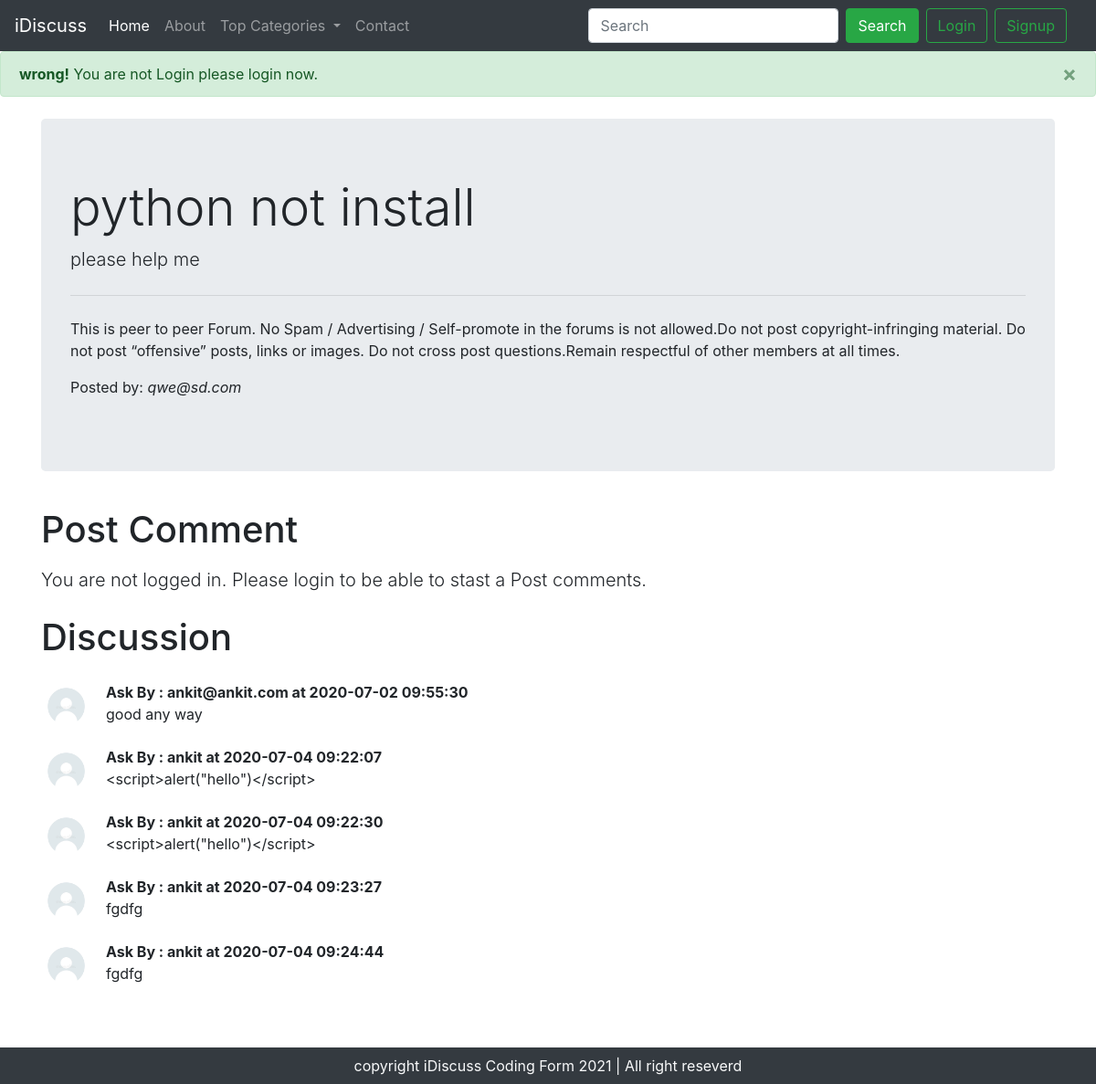
Page /thread.php?threadid=2 on the committed database.
### tables this page shows
CREATE TABLE `threads` (
  `thread_id` int(255) NOT NULL,
  `thread_title` varchar(255) NOT NULL,
  `thread_desc` text NOT NULL,
  `thread_cat_id` int(255) NOT NULL,
  `thread_user_id` int(255) NOT NULL,
  `timestamp` datetime NOT NULL DEFAULT current_timestamp()
);

CREATE TABLE `users` (
  `sno` int(255) NOT NULL,
  `user_email` varchar(255) NOT NULL,
  `user_pass` varchar(255) NOT NULL,
  `timestamp` datetime NOT NULL DEFAULT current_timestamp()
);

CREATE TABLE `comments` (
  `comment_id` int(255) NOT NULL,
  `comment_content` text NOT NULL,
  `thread_id` int(255) NOT NULL,
  `comment_by` int(255) NOT NULL,
  `comment_time` timestamp NOT NULL DEFAULT current_timestamp()
);

### thread.php (the view, shortened to what this page needs)
<!doctype html>
<html lang="en">
<head>
    <link rel="stylesheet" href="https://stackpath.bootstrapcdn.com/bootstrap/4.5.0/css/bootstrap.min.css"
>
</head>
<body>
    <?php include 'partials/_dbconnect.php'; ?>
    <?php include 'partials/_header.php'; ?>
    <?php
        $id = $_GET['threadid'];
        $sql = "SELECT * FROM `threads` WHERE thread_id = $id";
        $result = mysqli_query($con,$sql);
        while($row = mysqli_fetch_assoc($result)){
            $title = $row['thread_title'];
            $desc = $row['thread_desc'];
            $thread_user_id = $row['thread_user_id'];
            $sql2="SELECT user_email FROM `users` where sno ='$thread_user_id'";
            $result2 = mysqli_query($con,$sql2);
            $row2 = mysqli_fetch_assoc($result2);
            $posted_by = $row2['user_email'];
        }
    ?>
    <div class="container my-4">
        <div class="jumbotron">
            <h1 class="display-4"><?php echo $title; ?></h1>
            <p class="lead"> <?php echo $desc; ?> </p>
            <hr class="my-4">
            <p>This is peer to peer Forum. No Spam / Advertising / Self-promote in
                the forums is not allowed.Do not post copyright-infringing material.
                Do not post “offensive” posts, links or images.
                Do not cross post questions.Remain respectful of other members at all times.
            </p>
            <p>Posted by:<em> <?php echo $posted_by; ?></em></p>
        </div>
    </div>
<?php
    if(isset($_SESSION['loggedin']) && $_SESSION['loggedin'] == true){
echo '<div class="container">
        <h1 class="py-2"> Post a Comment</h1>
        <form action=" '.$_SERVER["REQUEST_URI"].' " method="post">
            <div class="form-group">
                <label for="exampleFormControlTextarea1">Type of Comment</label>
                <textarea class="form-control" id="comment" name="comment" rows="3"></textarea>
            </div>
            <input type="hidden" name="sno" value="'.$_SESSION["sno"].'">
            <button type="submit" class="btn btn-success">Post Comment</button>
        </form>
    </div>';
    }else{
             echo ' <div class="container">
             <h1 class="py-2">Post Comment</h1>
                    <p class="lead">You are not logged in. Please login to be able to stast a Post comments. </p>
                </div>';
      }
?>
    <div class="container mb-5" id="ques">
        <h1 class="py-2"> Discussion </h1>
        <?php
        $id = $_GET['threadid'];
        $sql = "SELECT * FROM `comments` WHERE thread_id = $id";
        $result = mysqli_query($con,$sql);
        while($row = mysqli_fetch_assoc($result)){
            $content = $row['comment_content'];
            $comment_time = $row['comment_time'];
            $thread_user_id = $row['comment_by'];
            $sql2="SELECT user_email FROM `users` where sno ='$thread_user_id'";
            $result2 = mysqli_query($con,$sql2);
            $row2 = mysqli_fetch_assoc($result2);
        echo '<div class="media  my-3">
            <img src="img/userdefault.jpg" width="55px" class="mr-3" alt="...">
            <div class="media-body">
                <p class ="font-weight-bold my-0">Ask By : '.$row2['user_email'].' at ' .$comment_time.'</p>
                '.$content.'
            </div>
        </div>';
            }
        ?>
    </div>
    <?php include 'partials/_footer.php'; ?>
</body>
</html>

### thread.php (style rules this page uses)
#ques { min-height: 433px; }

### rows in the picture
threads: thread_title "python not install", thread_desc "please help me"
users: user_email "qwe@sd.com"
comments: users.user_email "ankit@ankit.com", comment_time "2020-07-02 09:55:30", comment_content "good any way"
comments: users.user_email "ankit", comment_time "2020-07-04 09:22:07", comment_content "<script>alert(\"hello\")</script>"
comments: users.user_email "ankit", comment_time "2020-07-04 09:22:30", comment_content "<script>alert(\"hello\")</script>"
comments: users.user_email "ankit", comment_time "2020-07-04 09:23:27", comment_content "fgdfg"
comments: users.user_email "ankit", comment_time "2020-07-04 09:24:44", comment_content "fgdfg"
